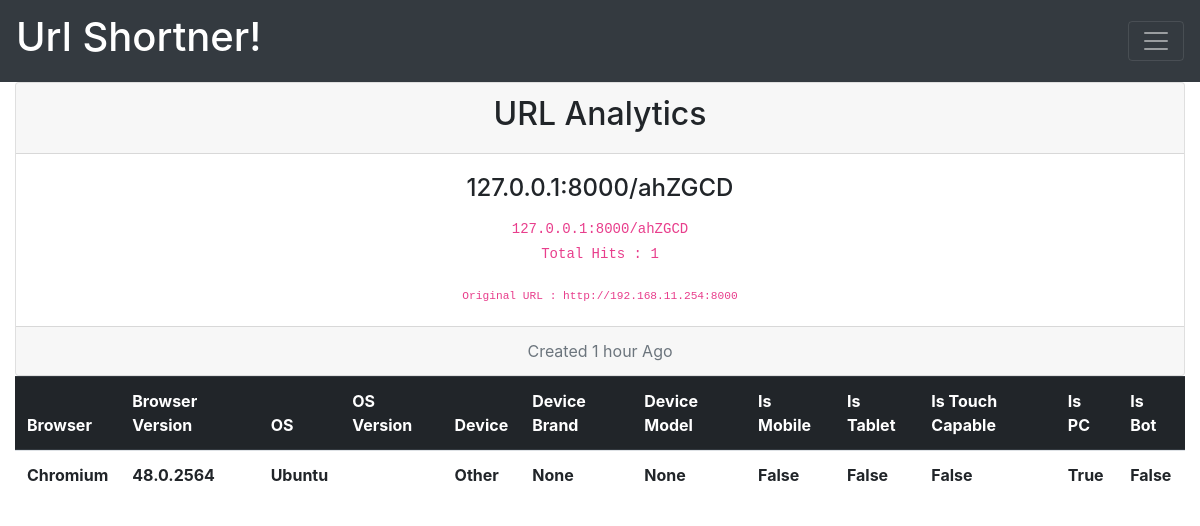
The page /tableview/27 on the database its author committed.
### st/models.py (models this page shows, shortened)
class Shortner(models.Model):
	url_field         = models.CharField(max_length=300)
	shortcode         = models.CharField(max_length=6,blank=True , null = True)
	created	          = models.DateTimeField(auto_now_add=True)
	updated           = models.DateTimeField(auto_now=True)
	count             = models.IntegerField(default=0)
	def get_short_url(self):
		return '127.0.0.1:8000/%s' %(self.shortcode)

class Analytic(models.Model):
	url               = models.ForeignKey(Shortner,related_name='analytic',on_delete=models.CASCADE,)
	browser	  		  = models.CharField(max_length=300,blank=True,null=True)
	browser_version	  = models.CharField(max_length=300,blank=True,null=True)
	os                = models.CharField(max_length=300,blank=True,null=True)
	os_version        = models.CharField(max_length=300,blank=True,null=True)
	device            = models.CharField(max_length=300,blank=True,null=True)
	device_brand      = models.CharField(max_length=300,blank=True,null=True)
	device_model      = models.CharField(max_length=300,blank=True,null=True)
	is_mobile         = models.NullBooleanField()
	is_tablet         = models.NullBooleanField()
	is_touch_capable  = models.NullBooleanField()
	is_pc             = models.NullBooleanField()
	is_bot            = models.NullBooleanField()

### st/views.py (the view)
# urls.py: url(r'^tableview/(?P<id>\d+)$', analytic_view_table, name='analytic_view_table'),
def analytic_view_table(request,id=None):
	obj=get_object_or_404(Shortner,id=id)
	analytic = Analytic.objects.filter(url=obj)
	context={'object':obj,'analytic':analytic}
	return render(request,'tableview.html',context)

### templates/tableview.html (shortened to what this page needs)
{% extends 'base.html' %}
{% block content %}
<div class="container-fluid">
	<div class="card text-center">
  <div class="card-header">
    <h2>URL Analytics</h2>
  </div>
  <div class="card-body">
    <h4 class="card-title"  >{{object.get_short_url}}</h4>
    <code>{{object.get_short_url}}</code>
    <p class="card-text"><code>Total Hits : {{object.count}}</code></p>
    <code><small>Original URL : {{object.url_field}}</small></code><br>
   </div>
  <div class="card-footer text-muted">
    Created {{object.created | timesince}} Ago
  </div>
</div>
{% if analytic  %}
<table class="table">
  <thead class="thead-dark">
      <th scope="col">Browser</th>
      <th scope="col">Browser Version</th>
      <th scope="col">OS</th>
      <th scope="col">OS Version</th>
      <th scope="col">Device</th>
      <th scope="col">Device Brand</th>
      <th scope="col">Device Model</th>
      <th scope="col">Is Mobile</th>
      <th scope="col">Is Tablet</th>
      <th scope="col">Is Touch Capable</th>
      <th scope="col">Is PC</th>
      <th scope="col">Is Bot</th>
  </thead>
  <tbody>
  	<tr>{% for obj in analytic %}
    <tr>
      <th scope="row">{{obj.browser}}</th>
      <th scope="row">{{obj.browser_version}}</th>
      <th scope="row">{{obj.os}}</th>
      <th scope="row">{{obj.os_version}}</th>
      <th scope="row">{{obj.device}}</th>
      <th scope="row">{{obj.device_brand}}</th>
      <th scope="row">{{obj.device_model}}</th>
      <th scope="row">{{obj.is_mobile}}</th>
      <th scope="row">{{obj.is_tablet}}</th>
      <th scope="row">{{obj.is_touch_capable}}</th>
      <th scope="row">{{obj.is_pc}}</th>
      <th scope="row">{{obj.is_bot}}</th>
    </tr>
  {%  endfor %}
  </tbody>
</table>{% else %}
<div class="alert alert-info" role="alert" align="text-center">
  <p class="text-center">No Hits Yet, Start Sharing with friends!</p>
</div>
</div>
{% endif %}
{% endblock %}

### rows shown on the page
Shortner: get_short_url "127.0.0.1:8000/ahZGCD", count "1", url_field "http://192.168.11.254:8000", created "1 hour"
Analytic: browser "Chromium", browser_version "48.0.2564", os "Ubuntu", device "Other", device_brand "None", device_model "None", is_mobile "False", is_tablet "False", is_touch_capable "False", is_pc "True", is_bot "False"
